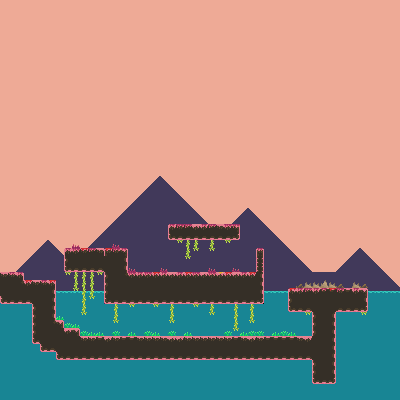

The image is a tile-based game level rendered from a .tmx file. Its description and source (layers, tilesets, objects; grid data summarised) follow:
An orthogonal 50x50 tile map with 8x8 px tiles, 5 tile layers (Sky, Background, Base, Back, ...) and 15 objects (15x Collider).

<map version="1.0" tiledversion="1.1.3" orientation="orthogonal" renderorder="right-down" width="50" height="50" tilewidth="8" tileheight="8" infinite="0" nextobjectid="20">
 <tileset firstgid="1" source="Candy.tsx" />
 <layer name="Sky" width="50" height="50">
  <data>[2500 cells, 1741 non-empty, 1 distinct tile ids]</data>
 </layer>
 <layer name="Background" width="50" height="50">
  <data>[2500 cells, 815 non-empty, 4 distinct tile ids]</data>
 </layer>
 <layer name="Base" width="50" height="50">
  <data>[2500 cells, 796 non-empty, 18 distinct tile ids]</data>
 </layer>
 <layer name="Back" width="50" height="50">
  <data>[2500 cells, 0 non-empty, 0 distinct tile ids]</data>
 </layer>
 <layer name="Front" width="50" height="50">
  <data>[2500 cells, 130 non-empty, 17 distinct tile ids]</data>
 </layer>
 <objectgroup name="Collisions">
  <object id="1" name="Col1" type="Collider" x="120.182" y="271.818" width="143.636" height="31.8182" />
  <object id="6" name="Col2" type="Collider" x="64.432" y="248.159" width="63.0678" height="23.5682" />
  <object id="7" name="Col3" type="Collider" x="256.091" y="247.909" width="7.81782" height="31.8182" />
  <object id="8" name="Col2" type="Collider" x="103.841" y="248.091" width="23.5678" height="55.8182" />
  <object id="9" name="Col2" type="Collider" x="168.216" y="224.216" width="71.3178" height="15.3182" />
  <object id="10" name="Col2" type="Collider" x="56.3411" y="336.341" width="279.318" height="23.0682" />
  <object id="11" name="Col2" type="Collider" x="288.091" y="288.091" width="79.3178" height="23.5682" />
  <object id="12" name="Col2" type="Collider" x="23.3411" y="280.216" width="32.5678" height="63.3182" />
  <object id="13" name="Col2" type="Collider" x="312.716" y="288.091" width="23.0678" height="95.3182" />
  <object id="14" name="Col2" type="Collider" x="40.2161" y="320.341" width="23.5678" height="31.3182" />
  <object id="15" name="Col2" type="Collider" x="55.9661" y="328.091" width="23.5678" height="8.0682" />
  <object id="16" name="Col2" type="Collider" x="-0.0339" y="272.216" width="23.5678" height="33.5682" />
  <object id="17" name="Col2" type="Collider" x="0.2161" y="381.841" width="399.818" height="17.8182" />
  <object id="18" name="Col2" type="Collider" x="-8.409" y="-0.1591" width="8.568" height="399.818" />
  <object id="19" name="Col2" type="Collider" x="400.216" y="-0.159" width="8.568" height="399.818" />
 </objectgroup>
</map>
